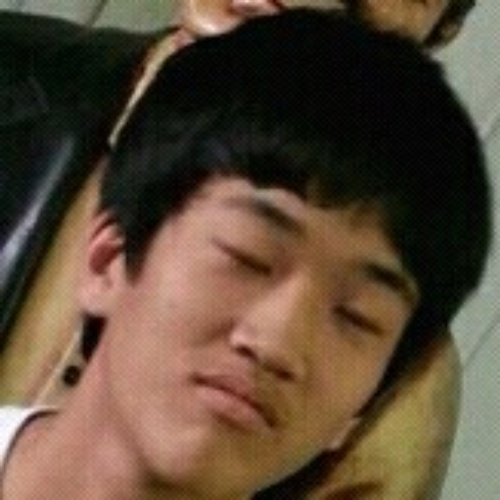
#> input picture Machine_Running/Learning/day10/IMAGE/1416295979013_resize.jpeg, 500 x 500 px
$ python opencv_3.py
#> lines starting #> are read from the running program, lines starting #| are printed output that depends on the picture
import cv2
import matplotlib.pyplot as plt

img_name = './IMAGE/1416295979013_resize.jpeg'
img_save = './IMAGE/1416295979013_cut.jpeg'
DEBUG = True

# 1. 이미지 읽기
img = cv2.imread(img_name)
#> img is the input picture: shape (500, 500, 3); mean B, G, R 55.7, 73.5, 91.2
if DEBUG:
    print('img = {}'.format(img))
#> (printed output is left out)

# 2. 이미지 잘라내기
im2 = img[150:450, 150:450]
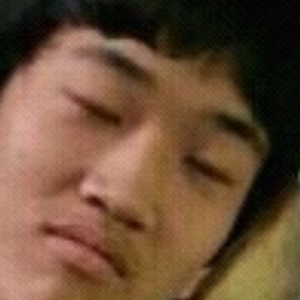
#> im2: shape (300, 300, 3); mean B, G, R 55.1, 78.3, 107.5

# 3. 잘라낸 이미지 저장
ret = cv2.imwrite(img_save, im2)

if DEBUG:
    print('ret = {}'.format(ret))
#| ret = True
if ret:
    plt.imshow(cv2.cvtColor(im2, cv2.COLOR_BGR2RGB))
    plt.show()
else:
    print('--SAVE FAIL')

$ run again, with Machine_Running/Learning/day10/IMAGE/cat.jpg copied over Machine_Running/Learning/day10/IMAGE/1416295979013_resize.jpeg
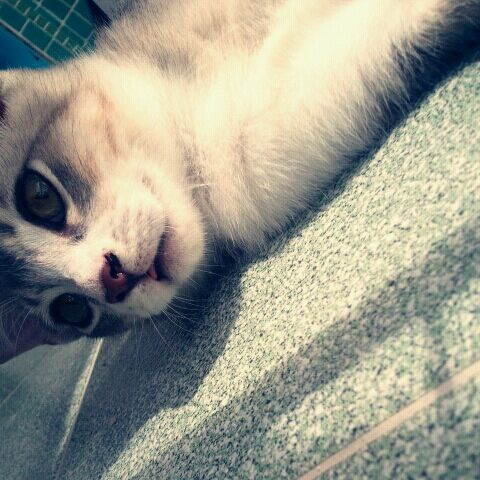
#> input picture Machine_Running/Learning/day10/IMAGE/cat.jpg, 480 x 480 px
#> img is the input picture: shape (480, 480, 3); mean B, G, R 140.2, 154, 154
#> (printed output is left out)
#> `im2 = img[150:450, 150:450]`:
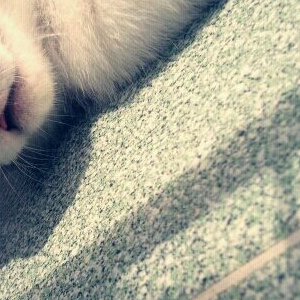
#> im2: shape (300, 300, 3); mean B, G, R 146.9, 164.5, 165.1
#| ret = True
